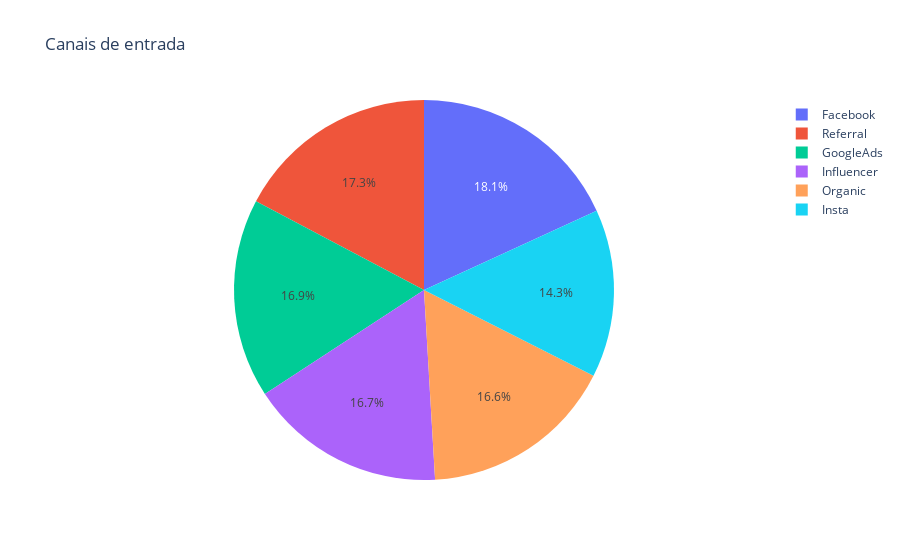

Here is the notebook cell this chart was saved with:
### Code cell
plt.figure(figsize=(5,5))
label = df['Entry Channel'].value_counts().index
label_count = df['Entry Channel'].value_counts().values
fig = px.pie(df, values=label_count, names=label, title='Canais de entrada')
fig.show()

### Figure 1 — Plotly figure (JSON) as saved in the notebook; plotly's stock layout.template omitted (floating-point values rounded to 4 significant figures)
{"data": [{"domain": {"x": [0, 1], "y": [0, 1]}, "hovertemplate": "label=%{label}<br>value=%{value}<extra></extra>", "labels": ["Facebook", "Referral", "GoogleAds", "Influencer", "Organic", "Insta"], "legendgroup": "", "name": "", "showlegend": true, "type": "pie", "values": [166, 158, 155, 153, 152, 131]}], "layout": {"legend": {"tracegroupgap": 0}, "title": {"text": "Canais de entrada"}}}
